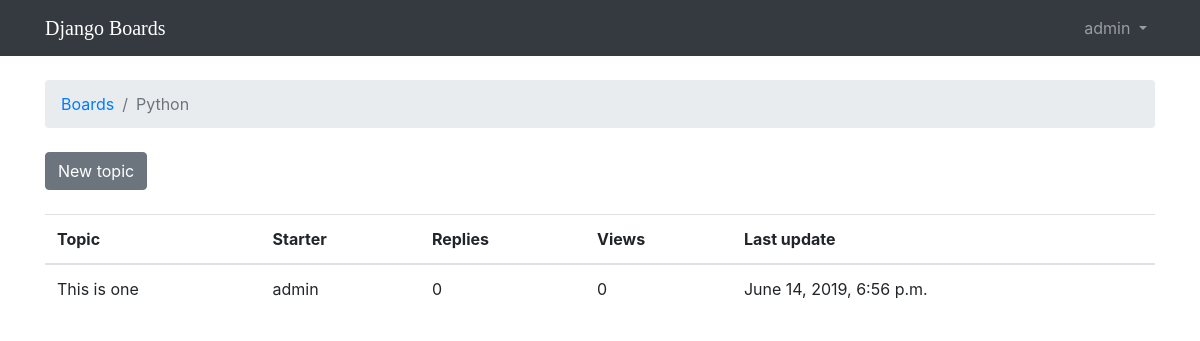
/boards/2/ (signed in), run on the app's committed database.
### boards/models.py (models this page shows, shortened)
class Board(models.Model):
    name = models.CharField(max_length=30, unique=True)
    description = models.CharField(max_length=100)

class Topic(models.Model):
    subject = models.CharField(max_length=255)
    last_updated = models.DateTimeField(auto_now_add=True)
    board = models.ForeignKey(
        Board, on_delete=models.PROTECT, related_name='topics')
    starter = models.ForeignKey(
        User, on_delete=models.PROTECT, related_name='topics')

### boards/views.py (the view)
# urls.py: path('boards/<int:pk>/', views.board_topics, name='board_topics'),
def board_topics(request, pk):
    board = get_object_or_404(Board, pk=pk)
    return render(request, 'topics.html', {'board': board})

### templates/topics.html (shortened to what this page needs)
{% extends 'base.html' %}
{% block breadcrumb %}
<li class="breadcrumb-item"><a href="/">Boards</a></li>
<li class="breadcrumb-item active">{{ board.name }}</li>
{% endblock %}
{% block content %}
<div class="mb-4">
    <a class="btn btn-secondary" href="/boards/{{board.pk}}/new">New topic</a>
</div>
<table class="table">
    <thead>
        <tr>
            <th>Topic</th>
            <th>Starter</th>
            <th>Replies</th>
            <th>Views</th>
            <th>Last update</th>
        </tr>
    </thead>
    <tbody>
        {% for topic in board.topics.all %}
        <tr>
            <td>{{ topic.subject }}</td>
            <td>{{ topic.starter.username }}</td>
            <td>0</td>
            <td>0</td>
            <td>{{ topic.last_updated }}</td>
        </tr>
        {% endfor %}
    </tbody>
</table>
{% endblock %}

### templates/base.html (shortened to what this page needs)
{% load static %}
<!DOCTYPE html>
<html>
<head>
    <link rel="stylesheet" href="{% static 'lib/bootstrap/dist/css/bootstrap.min.css' %}">
    <link rel="stylesheet" href="{% static 'css/app.css' %}">
</head>
<body>
    {% block body %}
        <nav class="navbar navbar-expand-sm navbar-dark bg-dark">
            <div class="container">
                <a class="navbar-brand" href="{% url 'home' %}">Django Boards</a>
                <div class="collapse navbar-collapse" id="mainMenu">
                    {% if user.is_authenticated %}
                        <ul class="navbar-nav ml-auto">
                            <li class="nav-item dropdown">
                            <a class="nav-link dropdown-toggle" href="#" id="userMenu" data-toggle="dropdown" aria-haspopup="true" aria-expanded="false">
                                {{ user.username }}
                            </a>
                            </li>
                        </ul>
                    {% else %}
                        <div class="ml-auto">
                            <a href="#" class="btn btn-secondary">Sign in</a>
                            <a href="/signup" class="btn btn-primary">Sign up</a>
                        </div>
                    {% endif %}
                </div>
            </div>
        </nav>
        <div class="container">
            <ol class="breadcrumb my-4">
                {% block breadcrumb %}
                {% endblock %}
            </ol>
            {% block content %}
            {% endblock %}
        </div>
    {% endblock body %}
</body>
</html>

### static/css/app.css (style rules this page uses)
.navbar-brand, .logo { font-family: 'Libre Baskerville', serif; }

### data on the page
Board: name "Python"
Topic: subject "This is one", starter.username "admin", last_updated "June 14, 2019, 6:56 p.m."

### other printed values
{{ user.username }} "admin"
